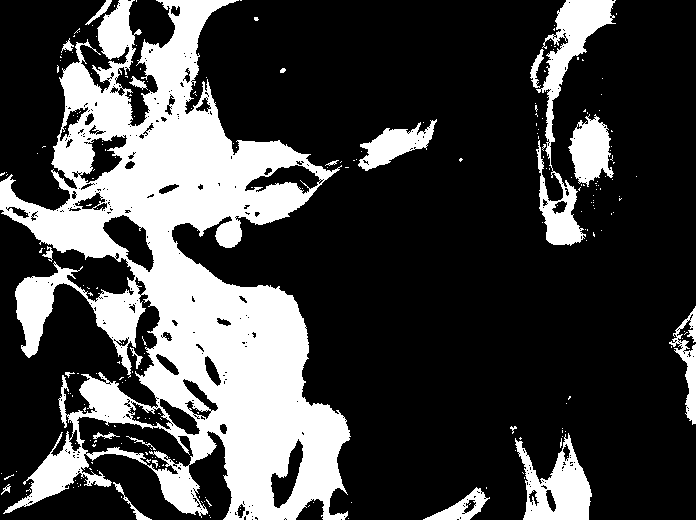
#> input picture script/tempImage.tiff, 696 x 520 px, found by its file name
$ python Watershed.py   (older library calls are emulated)
#> lines starting #> are read from the running program, lines starting #| are printed output that depends on the picture; after the words box and inside, x2 and y2 are one past the last pixel; in counts of white or black regions, pixels touching at a corner belong together
# -*- coding: utf-8 -*-
"""
Spyder Editor
Requires tempImage.tiff

This is a temporary script file.
"""
import numpy as np
import matplotlib.pyplot as plt
from scipy import ndimage as ndi

from skimage.morphology import watershed
from skimage.feature import peak_local_max
from skimage.io import imread, imsave, imshow

image = imread('E:/S19/CS 766/cs766/script/tempImage.tiff')
#> image: shape (520, 696); 26.4% white; 241 white regions (219 under 20 px), largest, box (x1, y1, x2, y2) and area: (0, 0, 351, 520) 79427, (536, 0, 616, 246) 5247, (515, 433, 592, 520) 3464
# Now we want to separate the two objects in image
# Generate the markers as local maxima of the distance to the background
distance = ndi.distance_transform_edt(image)
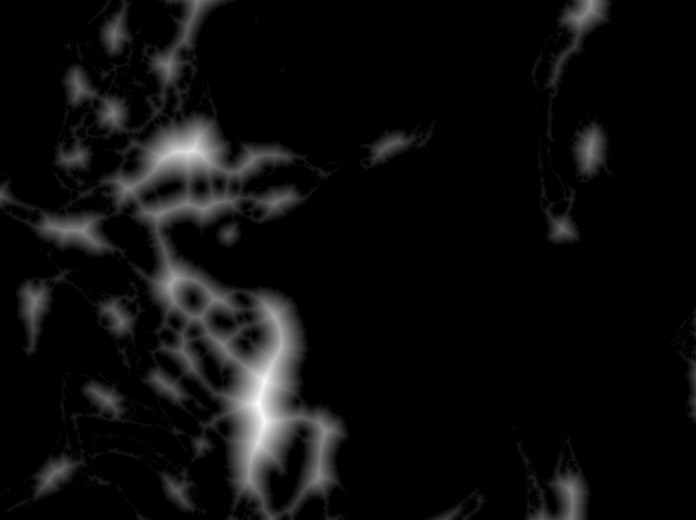
#> distance: shape (520, 696) float64; min 0, max 39.12, mean 2; drawn with min black and max white
local_maxi = peak_local_max(distance, indices=False, footprint=np.ones((3, 3)),
                            labels=image,num_peaks=34)
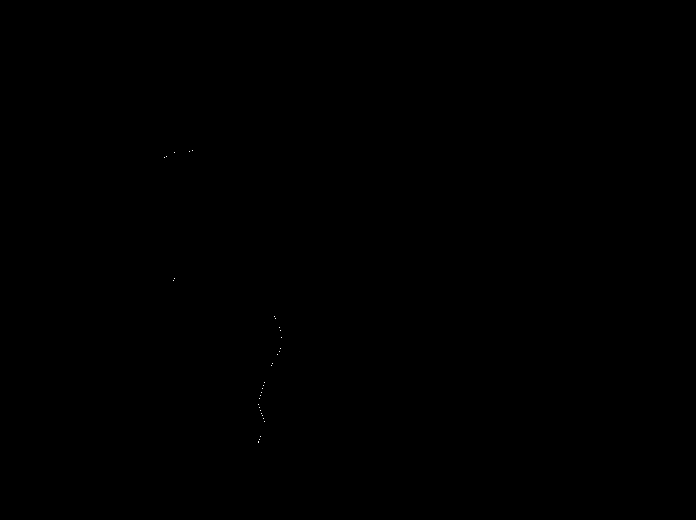
#> local_maxi: shape (520, 696) bool; 0.01% white in thin lines or dots, all inside (x1, y1, x2, y2) = (164, 150, 282, 443)
local_maxi_ind = peak_local_max(distance, indices=True, footprint=np.ones((3, 3)),
                            labels=image,num_peaks=34)
#> local_maxi_ind = 34 pairs, first value 150 to 442, second value 164 to 281

markers = ndi.label(local_maxi)[0]
#> markers: shape (520, 696) int32; 34 distinct labels, from 0 to 33
labels = watershed(-distance, markers, mask=image)
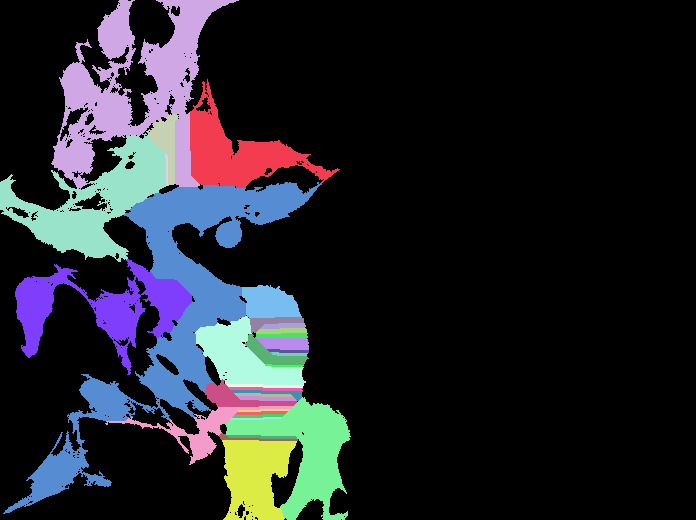
#> labels: shape (520, 696) int32; 34 distinct labels, from 0 to 33; one colour per label, 0 black

fig, axes = plt.subplots(ncols=3, figsize=(9, 3), sharex=True, sharey=True)
ax = axes.ravel()

ax[0].imshow(image, cmap=plt.cm.gray, interpolation='nearest')
ax[0].set_title('Overlapping objects')
ax[1].imshow(-distance, cmap=plt.cm.gray, interpolation='nearest')
ax[1].set_title('Distances')
ax[2].imshow(labels, cmap=plt.cm.nipy_spectral, interpolation='nearest')
ax[2].set_title('Separated objects')
for a in ax:
    a.set_axis_off()

fig.tight_layout()
plt.show()
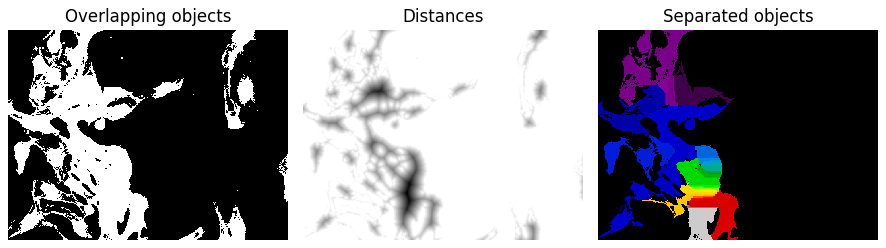
#> figure drawn by matplotlib, 3 panels
